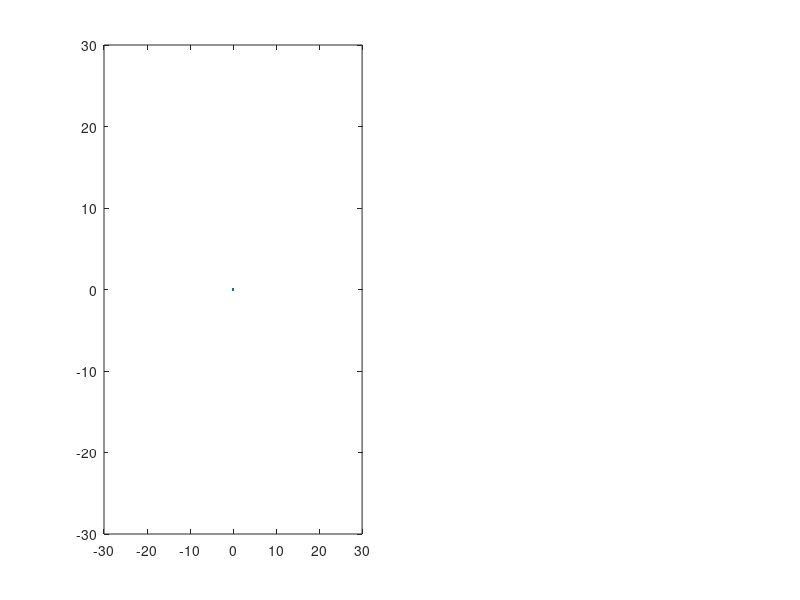

MATLAB code for this plot: (Note: this script raises an error after producing the figure.)
% Visualizing Couzin vs Calovi models
close all;
% Define some agents
agentDistance = 0:0.01:30;
absoluteAgentOrientation = pi;
relativeAgentOrientation = pi;

% What are the constants being used
avoidDistance = 5;
alignDistance = 10;
attractDistance = 20;
alignYintercept = 0.6;

% How does attraction change?
% Couzin on off switch
attractionCouzin = ones(length(agentDistance),1);
% attractionCouzin(agentDistance <= alignDistance & agentDistance >= avoidDistance) = 0;
attractionCouzin(agentDistance > attractDistance) = 0;
attractionCouzin(agentDistance < avoidDistance) = -1;

alignmentCouzin = zeros(length(agentDistance),1);
alignmentCouzin(agentDistance <= alignDistance & agentDistance >= avoidDistance) = 1;
changeInOrientationCouzin = 0.5*(attractionCouzin.*relativeAgentOrientation + alignmentCouzin.*absoluteAgentOrientation);

% Calovi non-linear model
attractionCalovi = (agentDistance - avoidDistance)./(1+(agentDistance/attractDistance).^2);
attractionCalovi = attractionCalovi/(attractDistance - avoidDistance);

alignmentCalovi = (alignYintercept + agentDistance).*exp(-(agentDistance/alignDistance).^2);
alignmentCalovi = alignmentCalovi/(alignDistance + alignYintercept);
changeInOrientationCalovi = 0.5*(relativeAgentOrientation.*attractionCalovi + absoluteAgentOrientation.*alignmentCalovi);

% plot these
figure(1)
subplot(1,2,1)
agentLength = 1;
testDistance = [avoidDistance,alignDistance,attractDistance];
arrowheadSize = 5;

plot(0,0)
xlim([-30,30])
ylim([-30,30])
arrow([0 - 0.5*agentLength, 0], [ 0 + 0.5*agentLength, 0], arrowheadSize, 'color', 'k');
hold on
otherAgentCenter = testDistance'.*[cos(relativeAgentOrientation), sin(relativeAgentOrientation)];
arrow([otherAgentCenter(:,1) - 0.5*agentLength*cos(absoluteAgentOrientation), otherAgentCenter(:,2) - 0.5*agentLength*sin(absoluteAgentOrientation)],...
      [otherAgentCenter(:,1) + 0.5*agentLength*cos(absoluteAgentOrientation), otherAgentCenter(:,2) + 0.5*agentLength*sin(absoluteAgentOrientation)],...
      arrowheadSize, 'color', 'r');

title('Agent placement')

subplot(1,2,2)
plot(agentDistance,changeInOrientationCouzin*180/pi);
hold on
plot(agentDistance,changeInOrientationCalovi*180/pi);

xlimitVal = get(gca, 'xlim');
ylimitVal = get(gca, 'ylim');

line([avoidDistance, avoidDistance],ylimitVal ,'color','k','linestyle','--','linewidth',3);
text(avoidDistance + 0.2, -5, 'avoid distance')

line([alignDistance, alignDistance], ylimitVal,'color','k','linestyle','--','linewidth',3);
text(alignDistance+ 0.2, -5, 'align distance')

line([attractDistance, attractDistance], ylimitVal, 'color','k','linestyle','--','linewidth',3);
text(attractDistance+ 0.2, -5, 'attract distance')

xlim(xlimitVal);
ylim(ylimitVal);


ylabel(['Desired new orientation (', char(176) ,')'])
xlabel('Distance from other agent')

title('Agent desired orientation')